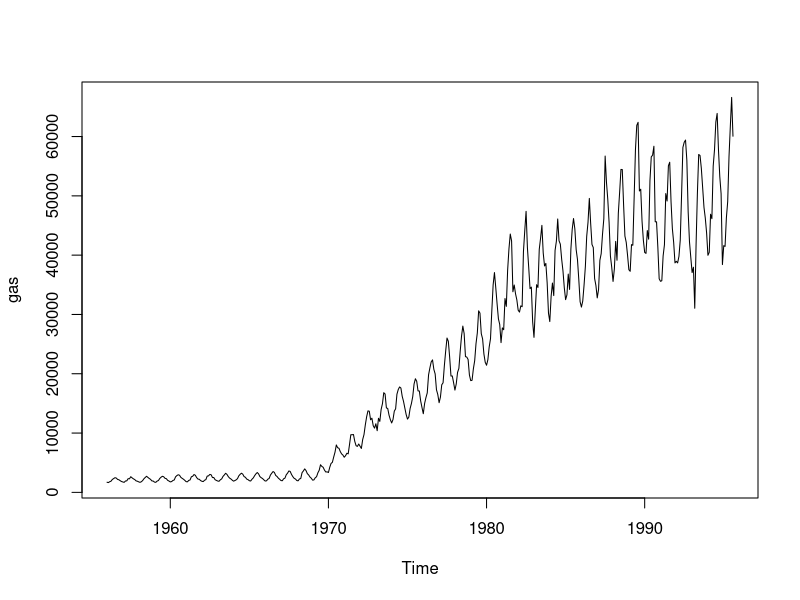
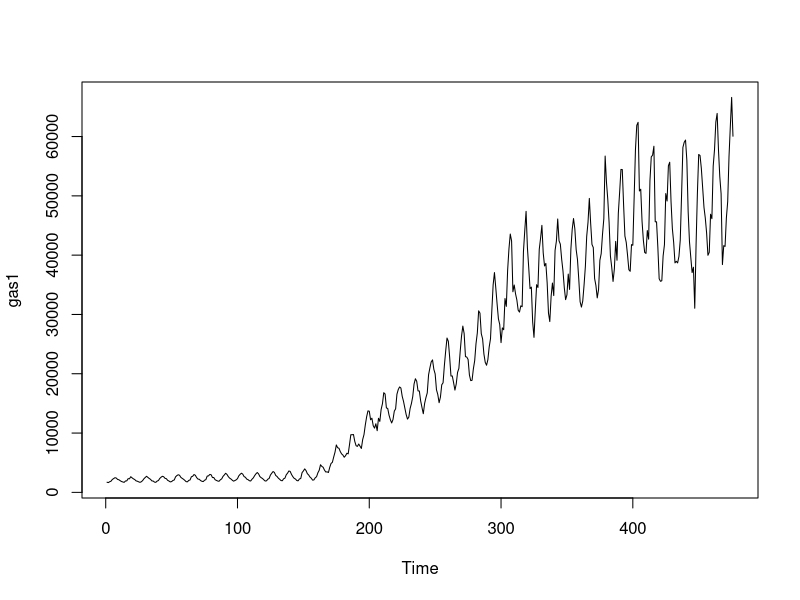
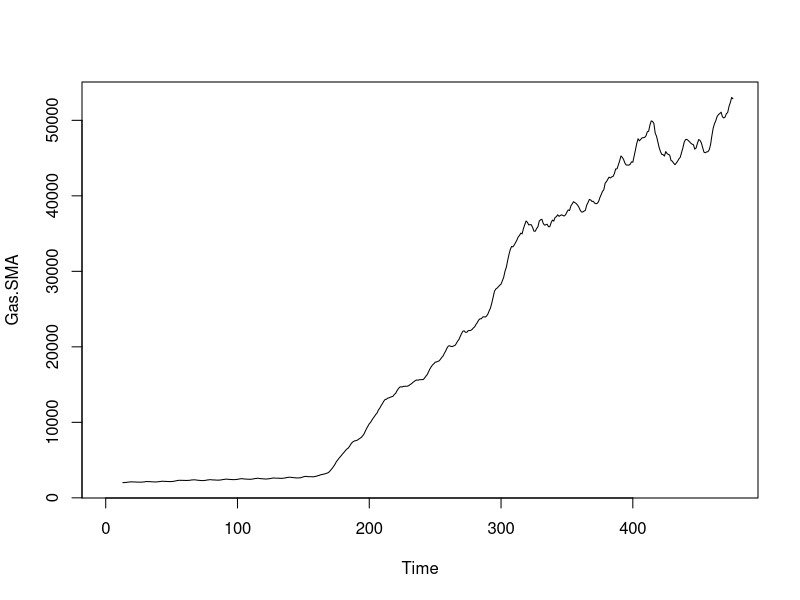
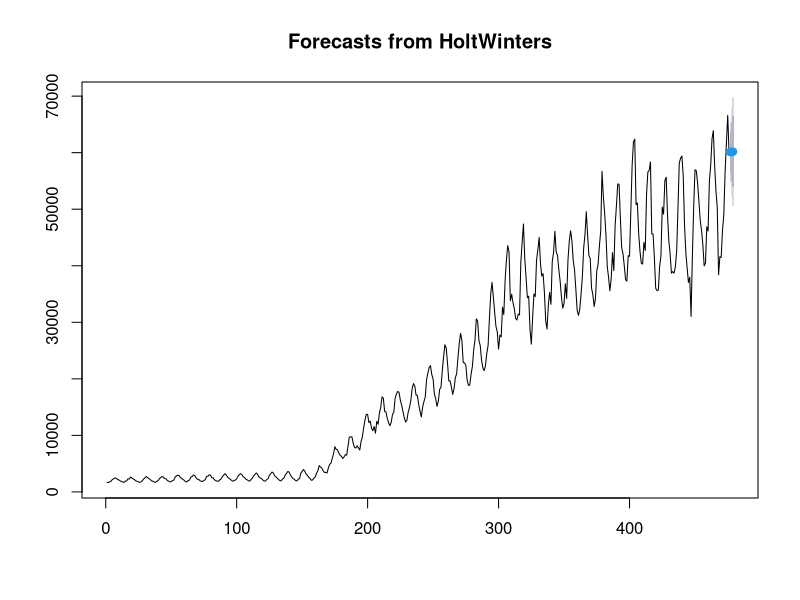

Source code (R) for these figures, in order:
install.packages("forecast")
library(forecast)
plot(gas)
str(gas)
gas1 <- ts(gas)
plot.ts(gas1)
library(TTR)
Gas.SMA <- SMA(gas1,n=13)
plot.ts(Gas.SMA)

# double exponential - models level and trend
fit <- HoltWinters(gas1, gamma=FALSE)

forecast(fit,3)
plot(forecast(fit,3))
